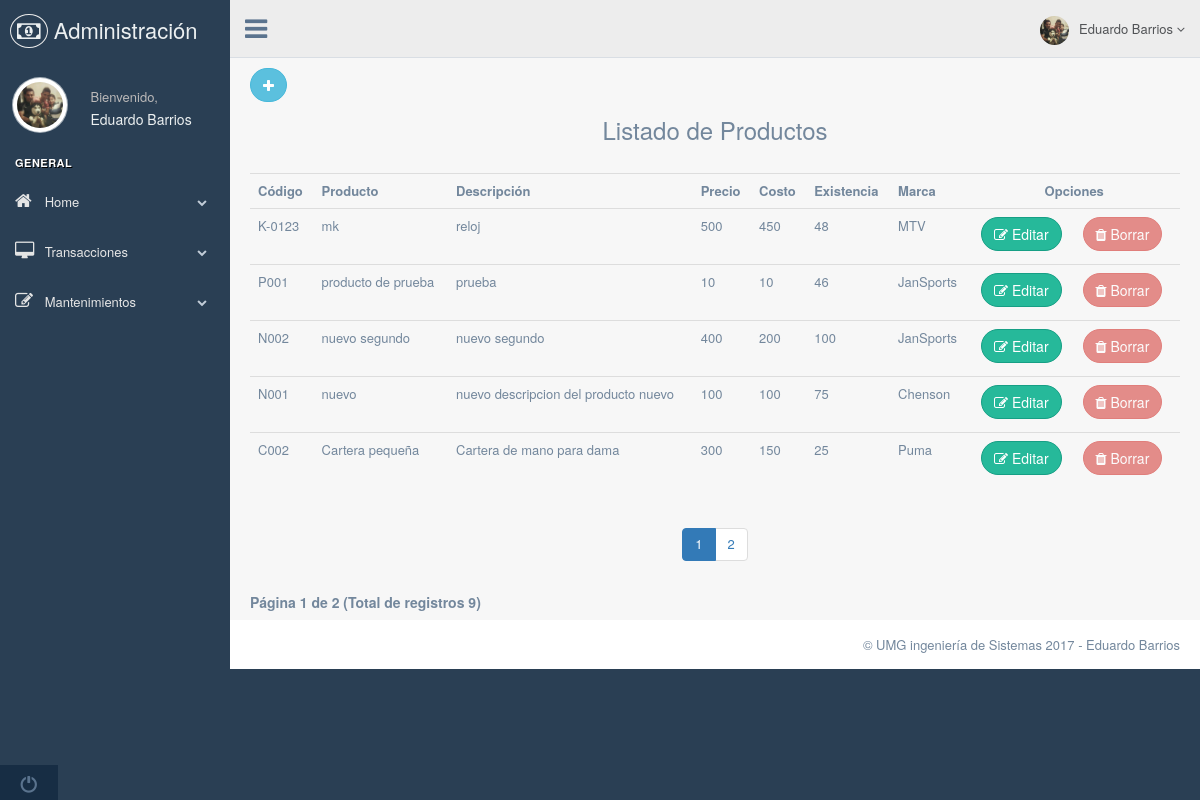
The page /Controllers/ProductosController.php on the database its author committed.
### tables this page shows
CREATE TABLE `productos` (
  `idProducto` int(11) NOT NULL,
  `codigoProducto` varchar(100) NOT NULL,
  `nombreProducto` varchar(100) NOT NULL,
  `descripcion` varchar(255) NOT NULL,
  `precio` float NOT NULL,
  `costo` float NOT NULL,
  `existencia` int(11) NOT NULL,
  `idMarca` int(11) NOT NULL
);

CREATE TABLE `marcaproductos` (
  `idMarca` int(11) NOT NULL,
  `nombreMarca` varchar(100) NOT NULL
);

### Controllers/ProductosController.php (called while the page is built, shortened)
<?php
	require_once('../Models/ProductosModel.php');
	$cant_filas = new Productos();
	$pagination = new Productos();
	$no_registros = 5;
	if(!(isset($_GET['pagina'])))
	{
		$inicio = 1;
	}
	$nuevo_inicio = ($inicio-1)*$no_registros;
	$Productos = $pagination->getProductos($nuevo_inicio,$no_registros);
	$total_registros = count($cant_filas->numRegistros());
	$total_paginas = ceil($total_registros/$no_registros);
	require_once('../Views/ProductosView.php');
 ?>

### Models/Conexion.php (called while the page is built)
<?php
	class Conexion
	{
		public function Conectar(){
			$db_servidor = "localhost";
			$db_usuario  = "root";
			$db_password = "";
			$db_nombre   = "compras-devoluciones";
			$conexion = new PDO("mysql:	host=$db_servidor;dbname=$db_nombre", $db_usuario, $db_password);
			$conexion->setAttribute(PDO::ATTR_ERRMODE, PDO::ERRMODE_EXCEPTION);
			$conexion->exec("SET CHARACTER SET utf8");
			return $conexion;
		}
	}
?>

### Models/ProductosModel.php (called while the page is built, shortened)
<?php
	require_once('Conexion.php');
	class Productos extends Conexion
	{
		public function getProductos($inicio=false,$no_registros=false)
		{
			if($inicio!==false && $no_registros!==false)
			{
				$sql = "SELECT P.idProducto,P.codigoProducto,P.nombreProducto,P.descripcion,P.precio,P.costo,P.existencia,P.idMarca,M.nombreMarca
					    FROM productos P
					    INNER JOIN marcaproductos M ON P.idMarca = M.idMarca
					    	ORDER BY P.idProducto DESC LIMIT $inicio,$no_registros";
			}
			else{
				$sql = "SELECT P.idProducto,P.codigoProducto,P.nombreProducto,P.descripcion,P.precio,P.costo,P.existencia,P.idMarca,M.nombreMarca
					    FROM productos P
					    INNER JOIN marcaproductos M ON P.idMarca = M.idMarca
					    	ORDER BY P.idProducto DESC";
			}
			$stmt = Conexion::Conectar()->prepare($sql);
			$stmt->execute();
			return $stmt->fetchAll();
		}
		public function numRegistros()
		{
			$sql = "SELECT idProducto FROM productos";
			$resultado = Conexion::Conectar()->prepare($sql);
			$resultado->execute();
			return $resultado->fetchAll();
		}
	}
 ?>

### Views/ProductosView.php (the view, shortened to what this page needs)
<!DOCTYPE html>
<html lang="en">
  <head>
    <link href="../vendors/bootstrap/dist/css/bootstrap.min.css" rel="stylesheet">
    <link href="../vendors/font-awesome/css/font-awesome.min.css" rel="stylesheet">
    <link href="../vendors/nprogress/nprogress.css" rel="stylesheet">
    <link href="../vendors/iCheck/skins/flat/green.css" rel="stylesheet">
    <link href="../vendors/bootstrap-progressbar/css/bootstrap-progressbar-3.3.4.min.css" rel="stylesheet">
    <link href="../vendors/jqvmap/dist/jqvmap.min.css" rel="stylesheet"/>
    <link href="../vendors/bootstrap-daterangepicker/daterangepicker.css" rel="stylesheet">
    <link href="../build/css/custom.min.css" rel="stylesheet">
  </head>
  <body class="nav-md">
    <div class="container body">
      <div class="main_container">
        <div class="col-md-3 left_col">
          <div class="left_col scroll-view">
            <div class="navbar nav_title" style="border: 0;">
              <a href="#" class="site_title"><i class="fa fa-money"></i> <span>Administración</span></a>
            </div>
            <div class="profile clearfix">
              <div class="profile_pic">
                <img src="../Views/images/eduardo.jpg" alt="..." class="img-circle profile_img">
              </div>
              <div class="profile_info">
                <span>Bienvenido,</span>
                <h2>Eduardo Barrios</h2>
              </div>
            </div>
            <br />
            <div id="sidebar-menu" class="main_menu_side hidden-print main_menu">
              <div class="menu_section">
                <h3>General</h3>
                <ul class="nav side-menu">
                  <li><a><i class="fa fa-home"></i> Home <span class="fa fa-chevron-down"></span></a>
                  </li>
                  <li><a><i class="fa fa-desktop"></i> Transacciones <span class="fa fa-chevron-down"></span></a>
                  </li>
                  <li><a><i class="fa fa-edit"></i> Mantenimientos <span class="fa fa-chevron-down"></span></a>
                  </li>
                </ul>
              </div>
            </div>
            <div class="sidebar-footer hidden-small">
              <a data-toggle="tooltip" data-placement="top" title="Logout" href="#">
                <span class="glyphicon glyphicon-off" aria-hidden="true"></span>
              </a>
            </div>
          </div>
        </div>
        <div class="top_nav">
          <div class="nav_menu">
            <nav>
              <div class="nav toggle">
                <a id="menu_toggle"><i class="fa fa-bars"></i></a>
              </div>
              <ul class="nav navbar-nav navbar-right">
                <li class="">
                  <a href="javascript:;" class="user-profile dropdown-toggle" data-toggle="dropdown" aria-expanded="false">
                    <img src="../Views/images/eduardo.jpg" alt="">Eduardo Barrios
                    <span class=" fa fa-angle-down"></span>
                  </a>
                </li>
              </ul>
            </nav>
          </div>
        </div>
  <div class="right_col" role="main">
      <div class="row">
          <div class="col-md-12 col-sm-12 col-xs-12">
            <a href="ProductoNuevoController.php" class="btn btn-round btn-info"><i class="fa fa-plus"></i></a>
              <h3 class="text-center">Listado de Productos</h3>
              <br>
                <table class="table table-hover">
                  <tr>
                    <th>Código</th>
                    <th>Producto</th>
                    <th>Descripción</th>
                    <th>Precio</th>
                    <th>Costo</th>
                    <th>Existencia</th>
                    <th>Marca</th>
                    <th colspan="2" class="text-center">Opciones</th>
                  </tr>
                  <?php foreach($Productos as $item): ?>
                   <tr <?php if($item['existencia']<=5) echo 'class=danger'; ?>>
                     <td><?php echo $item['codigoProducto']; ?></td>
                     <td><?php echo $item['nombreProducto']; ?></td>
                     <td><?php echo $item['descripcion']; ?></td>
                     <td><?php echo $item['precio']; ?></td>
                     <td><?php echo $item['costo']; ?></td>
                     <td><?php echo $item['existencia']; ?></td>
                     <td><?php echo $item['nombreMarca']; ?></td>
                     <td class="text-right"><button type="button" class="btn btn-round btn-success" data-toggle='modal' data-target='#modal-editar' onclick="CargarDatos('<?php echo $item['idProducto'];?>','<?php echo $item['codigoProducto']; ?>','<?php echo $item['nombreProducto']; ?>','<?php echo $item['descripcion'];?>','<?php echo $item['precio'];?>','<?php echo $item['costo'];?>','<?php echo $item['existencia'];?>','<?php echo $item['idMarca'];?>');"><i class="fa fa-edit"></i> Editar</button>
                     </td>
                     <td class="text-left"><button disabled type="button" class="btn btn-round btn-danger" onclick="confirmarRegistro('<?php echo $item['idProducto'];?>');"><i class="fa fa-trash"></i> Borrar</button>
                     </td>
                   </tr>
                  <?php endforeach; ?>
                </table>
                <div class="text-center">
                      <nav aria-label="Page navigation">
                            <ul class="pagination">
                             <?php
                                  for($i=1;$i<=$total_paginas;$i++)
                                  {
                                      if($i == $inicio ){
                                           echo "<li class='active'><a>".$i." </a></li>";
                                      }
                                      else{
                                           echo "<li><a href='?pagina=".$i."'>".$i." </a></li>";
                                      }
                                  }
                               ?>
                            </ul>
                      </nav>
                  </div>
                  <h5 class="text-left">
                      <strong>
                          <?php
                              if($inicio == 0) $inicioPag = 1;
                              else $inicioPag = $inicio;
                                  echo "Página ".$inicioPag." de ".$total_paginas;
                                  echo " (Total de registros ".$total_registros.")";
                          ?>
                      </strong>
                  </h5>
          </div>
      </div>
  </div>
        <footer>
          <div class="pull-right">
            &copy; UMG ingeniería de Sistemas 2017 - Eduardo Barrios
          </div>
          <div class="clearfix"></div>
        </footer>
      </div>
    </div>
  </body>
</html>

### rows shown on the page
productos: codigoProducto "K-0123", nombreProducto "mk", descripcion "reloj", precio "500", costo "450", existencia "48", idMarca.nombreMarca "MTV"
productos: codigoProducto "P001", nombreProducto "producto de prueba", descripcion "prueba", precio "10", costo "10", existencia "46", idMarca.nombreMarca "JanSports"
productos: codigoProducto "N002", nombreProducto "nuevo segundo", descripcion "nuevo segundo", precio "400", costo "200", existencia "100", idMarca.nombreMarca "JanSports"
productos: codigoProducto "N001", nombreProducto "nuevo", descripcion "nuevo descripcion del producto nuevo", precio "100", costo "100", existencia "75", idMarca.nombreMarca "Chenson"
productos: codigoProducto "C002", nombreProducto "Cartera pequeña", descripcion "Cartera de mano para dama", precio "300", costo "150", existencia "25", idMarca.nombreMarca "Puma"

### other values the page prints
$inicioPag "1"
$total_paginas "2"
$total_registros "9"
